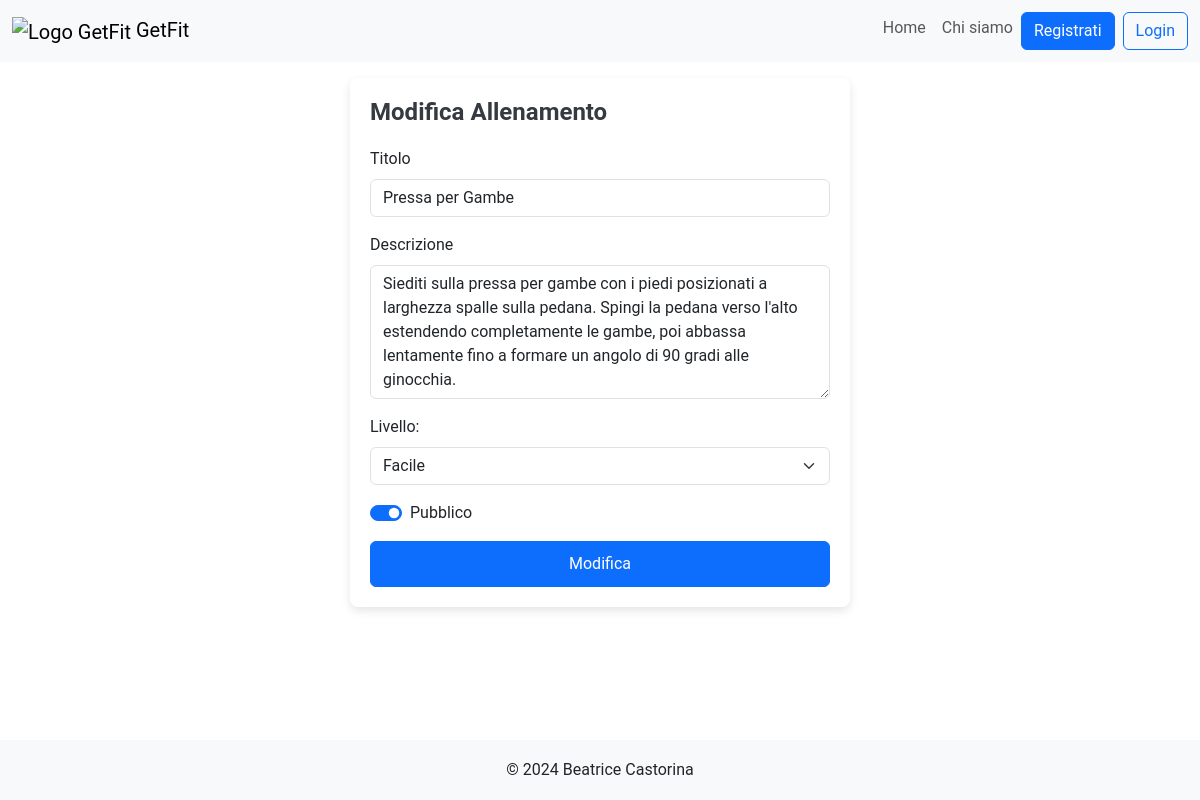
/modify_workout/39, run on the app's committed database.
### tables this page shows
CREATE TABLE "Allenamenti" (
	"id_allenamento"	INTEGER,
	"pt_id"	INTEGER NOT NULL,
	"titolo"	TEXT NOT NULL,
	"descrizione"	TEXT NOT NULL,
	"livello"	TEXT NOT NULL,
	"visibile"	INTEGER NOT NULL,
	"data_creazione"	TEXT NOT NULL,
	PRIMARY KEY("id_allenamento" AUTOINCREMENT),
	FOREIGN KEY("pt_id") REFERENCES "PersonalTrainers"("pt_id")
);

### app.py (the view)
@app.route("/modify_workout/<int:id_allenamento>", methods=['POST','GET'])
def modify_workout(id_allenamento):
  if request.method == 'POST':
    workout = request.form.to_dict()
    pt_id_workout = allenamenti_dao.get_allenamento(id_allenamento)['pt_id']
    workout['pt_id'] = pt_id_workout
    email = utenti_dao.get_email(request)
    pt_id = utenti_dao.get_user_id_by_email(email,'pt')
    if (pt_id_workout != pt_id):
      flash("Non hai i permessi per modificare l'allenamento.", "danger")
      return redirect(url_for('pt_profile'))
    visibilita = workout.get("pubblico", "privato")
    if visibilita == "pubblico":
      workout['visibile'] = 1
    else:
      workout['visibile'] = 0
    if workout['titolo'].strip() == '':
      app.logger.error('Il campo non può essere vuoto')
      flash("Impossibile modificare l'allenamento.", "danger")
      return redirect(url_for("modify_workout", id_allenamento=id_allenamento))
    if workout['description'].strip() == '':
      app.logger.error('Il campo non può essere vuoto')
      flash("Impossibile modificare l'allenamento.", "danger")
      return redirect(url_for("modify_workout", id_allenamento=id_allenamento))
    if workout['livello'].strip() == '':
      app.logger.error('Il campo non può essere vuoto')
      flash("Impossibile modificare l'allenamento.", "danger")
      return redirect(url_for("modify_workout", id_allenamento=id_allenamento))
    workout['livello'] = workout['livello'].capitalize()
    workout['id_allenamento'] = id_allenamento
    success = allenamenti_dao.modifica_allenamento(workout)
    if not success:
      flash("Impossibile modificare l'allenamento.", "danger")
      return redirect(url_for("modify_workout", id_allenamento=id_allenamento))
    flash("Allenamento modificato con successo.", "success")
    return redirect(url_for('pt_profile'))
  else:
    allenamento_db = allenamenti_dao.get_allenamento(id_allenamento)
    return render_template("modify_workout.html", allenamento=allenamento_db)

### allenamenti_dao.py (called while the page is built)
def get_allenamento(id_allenamento):
	query = 'SELECT * FROM Allenamenti WHERE id_allenamento=?'
	connection = sqlite3.connect('db/personal.db')
	connection.row_factory = sqlite3.Row
	cursor = connection.cursor()
	cursor.execute(query,(id_allenamento,))
	allenamento = cursor.fetchone()
	cursor.close()
	connection.close()
	return allenamento

### templates/modify_workout.html (shortened to what this page needs)
{% extends "base.html" %}
{% block style %} {{url_for('static', filename='css/login_styles.css')}} {% endblock %}
{% block content %}
<div class="login-container mt-3 mb-3">
	<h2>Modifica Allenamento</h2>
	<form  action="/modify_workout/{{allenamento.id_allenamento}}" method="POST">
		<div class="mb-3">
			<label for="titleInput" class="form-label">Titolo</label>
			<input value="{{allenamento.titolo}}" type="text" class="form-control" name="titolo" id="titleInput" required>
		</div>
		<div class="mb-3">
			<label for="FormControlTextarea" class="form-label">Descrizione</label>
			<textarea name="description" class="form-control" id="FormControlTextarea" rows="5" required>{{allenamento.descrizione}}</textarea>
		</div>
		<div class="mb-3">
			<label for="livello">Livello:</label>
			<select class="form-select mt-2" aria-label="livello" id="livello" name="livello" required>
				<option value="facile" {% if allenamento.livello.lower() == "facile" %} selected {% endif %}>Facile</option>
			</select>
		</div>
		<div class="form-check form-switch mb-3">
			<input class="form-check-input" type="checkbox" role="switch" id="flexSwitch" name="pubblico" value="pubblico" {% if allenamento.visibile == 1 %} checked {% endif %}>
			<label class="form-check-label" for="flexSwitch">Pubblico</label>
		</div>
		<button type="submit" class="btn btn-primary">Modifica</button>
	</form>
</div>
{% endblock %}

### static/css/base_styles.css (style rules this page uses)
html, body { font-family: 'Roboto', sans-serif; height: 100%; margin: 0; }

### static/css/login_styles.css (style rules this page uses)
.login-container { margin: 0 auto; max-width: 500px; width: 100%; padding: 20px; background-color: #ffffff; box-shadow: 0px 4px 10px rgba(0, 0, 0, 0.1); border-radius: 8px; }
.login-container h2 { margin-bottom: 20px; font-size: 24px; font-weight: bold; color: #343a40; }
.login-container .form-control { border-radius: 6px; }
.login-container .btn-primary { width: 100%; padding: 10px; border-radius: 6px; }

### data on the page
Allenamenti: titolo "Pressa per Gambe", description "Siediti sulla pressa per gambe con i piedi posizionati a larghezza spalle sulla pedana. Spingi la pedana verso l'alto estendendo completamente le gambe, poi abbassa lentamente fino a formare un angolo di 90 gradi alle ginocchia.", livello "Facile", visibile "☑"
